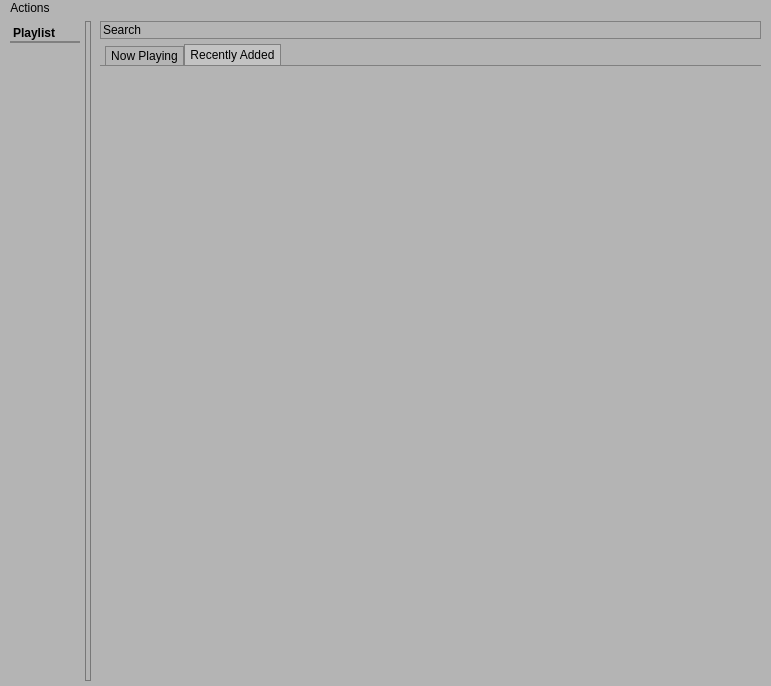
<?xml version="1.0" encoding="UTF-8"?>
<ui version="4.0">
 <class>WWClass</class>
 <widget class="QMainWindow" name="WWClass">
  <property name="geometry">
   <rect>
    <x>0</x>
    <y>0</y>
    <width>771</width>
    <height>686</height>
   </rect>
  </property>
  <property name="minimumSize">
   <size>
    <width>200</width>
    <height>200</height>
   </size>
  </property>
  <property name="palette">
   <palette>
    <active>
     <colorrole role="Button">
      <brush brushstyle="SolidPattern">
       <color alpha="255">
        <red>180</red>
        <green>180</green>
        <blue>180</blue>
       </color>
      </brush>
     </colorrole>
     <colorrole role="Base">
      <brush brushstyle="SolidPattern">
       <color alpha="255">
        <red>180</red>
        <green>180</green>
        <blue>180</blue>
       </color>
      </brush>
     </colorrole>
     <colorrole role="Window">
      <brush brushstyle="SolidPattern">
       <color alpha="255">
        <red>180</red>
        <green>180</green>
        <blue>180</blue>
       </color>
      </brush>
     </colorrole>
     <colorrole role="NoRole">
      <brush brushstyle="SolidPattern">
       <color alpha="255">
        <red>167</red>
        <green>167</green>
        <blue>167</blue>
       </color>
      </brush>
     </colorrole>
    </active>
    <inactive>
     <colorrole role="Button">
      <brush brushstyle="SolidPattern">
       <color alpha="255">
        <red>180</red>
        <green>180</green>
        <blue>180</blue>
       </color>
      </brush>
     </colorrole>
     <colorrole role="Base">
      <brush brushstyle="SolidPattern">
       <color alpha="255">
        <red>180</red>
        <green>180</green>
        <blue>180</blue>
       </color>
      </brush>
     </colorrole>
     <colorrole role="Window">
      <brush brushstyle="SolidPattern">
       <color alpha="255">
        <red>180</red>
        <green>180</green>
        <blue>180</blue>
       </color>
      </brush>
     </colorrole>
     <colorrole role="NoRole">
      <brush brushstyle="SolidPattern">
       <color alpha="255">
        <red>167</red>
        <green>167</green>
        <blue>167</blue>
       </color>
      </brush>
     </colorrole>
    </inactive>
    <disabled>
     <colorrole role="Button">
      <brush brushstyle="SolidPattern">
       <color alpha="255">
        <red>180</red>
        <green>180</green>
        <blue>180</blue>
       </color>
      </brush>
     </colorrole>
     <colorrole role="Base">
      <brush brushstyle="SolidPattern">
       <color alpha="255">
        <red>180</red>
        <green>180</green>
        <blue>180</blue>
       </color>
      </brush>
     </colorrole>
     <colorrole role="Window">
      <brush brushstyle="SolidPattern">
       <color alpha="255">
        <red>180</red>
        <green>180</green>
        <blue>180</blue>
       </color>
      </brush>
     </colorrole>
     <colorrole role="NoRole">
      <brush brushstyle="SolidPattern">
       <color alpha="255">
        <red>167</red>
        <green>167</green>
        <blue>167</blue>
       </color>
      </brush>
     </colorrole>
    </disabled>
   </palette>
  </property>
  <property name="windowTitle">
   <string>wubwub</string>
  </property>
  <property name="styleSheet">
   <string notr="true">QObject {
	background: rgb(180, 180, 180);
}

QMenuBar {
     background-color: qlineargradient(x1:0, y1:0, x2:0, y2:1,
                                       stop:0 lightgray, stop:1 darkgray);
 }

 QMenuBar::item {
     spacing: 3px;
     padding: 1px 4px;
	background: transparent;
 }

 QMenuBar::item:selected { /* when selected using mouse or keyboard */
     background: rgba(0,0,0,50);
border: 1px solid gray;
 }

 QMenuBar::item:pressed {
     background: rgba(0,0,0,80);
border: 1px solid gray;
 }

QMenu::item::selected {
    background: rgba(255,255,255,50);
	color: black;
}

QListView {
border: 1px solid grey;
}

QListView::item {
border: none;
}

QListView::item:selected {
background: rgba(255,255,255,50);
}

QLineEdit {
	border: 1px solid grey;
}

QLineEdit::focus {
	border: 1px solid black;
}

QTabWidget {
	border: 0px solid black;
}

QTabWidget::pane { /* The tab widget frame */
     border-top: 1px solid gray;
 }

QTabWidget::tab-bar {
     left: 5px; /* move to the right by 5px */
 }

 /* Style the tab using the tab sub-control. Note that
     it reads QTabBar _not_ QTabWidget */
 QTabBar::tab {
     border: 1px solid gray;
     border-bottom: 0px;
     min-width: 8ex;
     padding: 2px 5px 2px 5px;
 }

 QTabBar::tab:selected, QTabBar::tab:hover {
     background: rgba(255,255,255,50);
 }

 QTabBar::tab:!selected {
     margin-top: 2px; /* make non-selected tabs look smaller */
 }

QGraphicsView {
	border: 0px;
}

QSplitter::handle {
background: qlineargradient(x1:0, y1:0, x2:1, y2:1,
    stop:0 #ccc, stop:1 #aaa);
border: 1px solid #777;
border-radius: 4px;
}

QPushButton {
	border: none;
	padding: 3px;
	font-size: 10px;
}

QLabel#playlistLbl {
	border-bottom: 2px solid grey;
	padding-bottom: 1px;
}</string>
  </property>
  <widget class="QWidget" name="everything">
   <layout class="QVBoxLayout" name="verticalLayout_2">
    <item>
     <widget class="QSplitter" name="splitter">
      <property name="sizePolicy">
       <sizepolicy hsizetype="Expanding" vsizetype="Expanding">
        <horstretch>0</horstretch>
        <verstretch>0</verstretch>
       </sizepolicy>
      </property>
      <property name="orientation">
       <enum>Qt::Horizontal</enum>
      </property>
      <widget class="QFrame" name="playlistFrame">
       <property name="sizePolicy">
        <sizepolicy hsizetype="MinimumExpanding" vsizetype="Expanding">
         <horstretch>5</horstretch>
         <verstretch>1</verstretch>
        </sizepolicy>
       </property>
       <property name="minimumSize">
        <size>
         <width>80</width>
         <height>0</height>
        </size>
       </property>
       <property name="frameShape">
        <enum>QFrame::NoFrame</enum>
       </property>
       <property name="frameShadow">
        <enum>QFrame::Plain</enum>
       </property>
       <layout class="QVBoxLayout" name="verticalLayout_11">
        <item>
         <widget class="QLabel" name="playlistLbl">
          <property name="font">
           <font>
            <weight>75</weight>
            <bold>true</bold>
           </font>
          </property>
          <property name="text">
           <string>Playlist</string>
          </property>
         </widget>
        </item>
        <item>
         <widget class="Playlist" name="nowplayingLst">
          <property name="enabled">
           <bool>true</bool>
          </property>
          <property name="sizePolicy">
           <sizepolicy hsizetype="MinimumExpanding" vsizetype="Expanding">
            <horstretch>1</horstretch>
            <verstretch>0</verstretch>
           </sizepolicy>
          </property>
          <property name="styleSheet">
           <string notr="true">border: none;</string>
          </property>
          <property name="lineWidth">
           <number>0</number>
          </property>
          <property name="verticalScrollBarPolicy">
           <enum>Qt::ScrollBarAlwaysOff</enum>
          </property>
          <property name="horizontalScrollBarPolicy">
           <enum>Qt::ScrollBarAlwaysOff</enum>
          </property>
          <property name="selectionMode">
           <enum>QAbstractItemView::ExtendedSelection</enum>
          </property>
         </widget>
        </item>
       </layout>
      </widget>
      <widget class="QWidget" name="centralWidget" native="true">
       <property name="sizePolicy">
        <sizepolicy hsizetype="Expanding" vsizetype="Preferred">
         <horstretch>100</horstretch>
         <verstretch>0</verstretch>
        </sizepolicy>
       </property>
       <layout class="QVBoxLayout" name="verticalLayout">
        <property name="spacing">
         <number>5</number>
        </property>
        <property name="leftMargin">
         <number>9</number>
        </property>
        <property name="topMargin">
         <number>0</number>
        </property>
        <property name="bottomMargin">
         <number>0</number>
        </property>
        <item>
         <widget class="WWSearch" name="search">
          <property name="text">
           <string>Search</string>
          </property>
         </widget>
        </item>
        <item>
         <widget class="WWTabWidget" name="tabWidget">
          <property name="currentIndex">
           <number>1</number>
          </property>
          <widget class="QWidget" name="nowplayingTab">
           <property name="autoFillBackground">
            <bool>false</bool>
           </property>
           <attribute name="title">
            <string>Now Playing</string>
           </attribute>
           <layout class="QHBoxLayout" name="horizontalLayout">
            <property name="margin">
             <number>0</number>
            </property>
            <item>
             <widget class="FirstViz" name="viz" native="true"/>
            </item>
           </layout>
          </widget>
          <widget class="QWidget" name="recentTab">
           <attribute name="title">
            <string>Recently Added</string>
           </attribute>
           <layout class="QVBoxLayout" name="recentLayout">
            <property name="margin">
             <number>0</number>
            </property>
           </layout>
          </widget>
         </widget>
        </item>
        <item>
         <widget class="PlaybackWidget" name="playbackwidget" native="true"/>
        </item>
       </layout>
      </widget>
     </widget>
    </item>
   </layout>
  </widget>
  <widget class="QMenuBar" name="menuBar">
   <property name="geometry">
    <rect>
     <x>0</x>
     <y>0</y>
     <width>771</width>
     <height>18</height>
    </rect>
   </property>
   <widget class="QMenu" name="menuOptions">
    <property name="title">
     <string>Actions</string>
    </property>
    <addaction name="optionsAction"/>
    <addaction name="actionAbout"/>
   </widget>
   <addaction name="menuOptions"/>
  </widget>
  <action name="optionsAction">
   <property name="text">
    <string>Options</string>
   </property>
  </action>
  <action name="actionAbout">
   <property name="text">
    <string>About</string>
   </property>
  </action>
 </widget>
 <layoutdefault spacing="5" margin="5"/>
 <customwidgets>
  <customwidget>
   <class>Playlist</class>
   <extends>QListWidget</extends>
   <header>playlist.h</header>
  </customwidget>
  <customwidget>
   <class>PlaybackWidget</class>
   <extends>QWidget</extends>
   <header>playback/playbackwidget.h</header>
   <container>1</container>
  </customwidget>
  <customwidget>
   <class>WWSearch</class>
   <extends>QLineEdit</extends>
   <header>search/wwsearch.h</header>
  </customwidget>
  <customwidget>
   <class>FirstViz</class>
   <extends>QWidget</extends>
   <header>viz/firstviz.h</header>
   <container>1</container>
  </customwidget>
  <customwidget>
   <class>WWTabWidget</class>
   <extends>QTabWidget</extends>
   <header>albumtab/wwtabwidget.h</header>
   <container>1</container>
  </customwidget>
 </customwidgets>
 <resources/>
 <connections>
  <connection>
   <sender>optionsAction</sender>
   <signal>triggered()</signal>
   <receiver>WWClass</receiver>
   <slot>openOptions()</slot>
   <hints>
    <hint type="sourcelabel">
     <x>-1</x>
     <y>-1</y>
    </hint>
    <hint type="destinationlabel">
     <x>385</x>
     <y>342</y>
    </hint>
   </hints>
  </connection>
 </connections>
 <slots>
  <slot>openOptions()</slot>
 </slots>
</ui>
